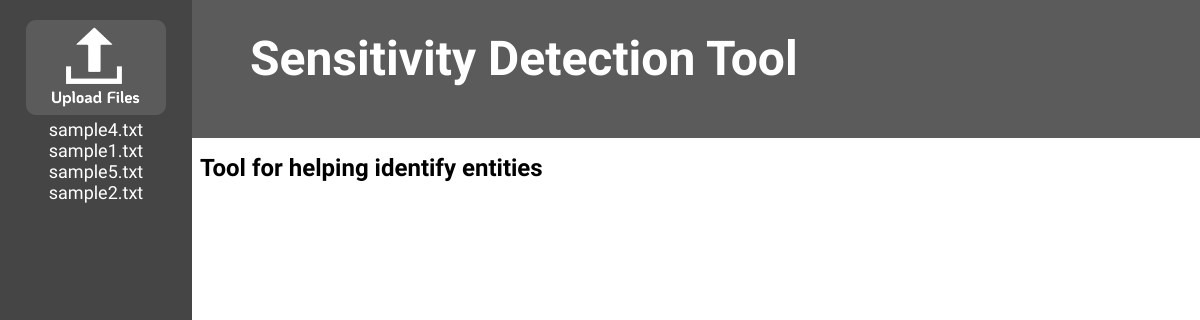
Before: /home/ with the older database file.
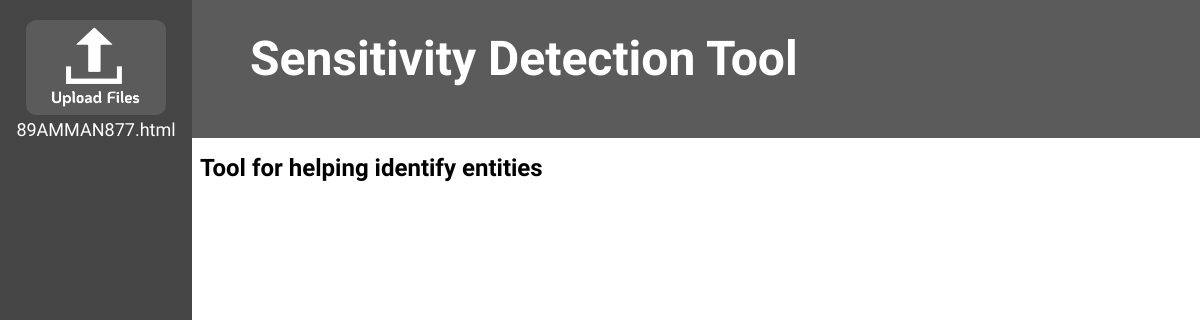
After: the same page with the newer database file.
### entity_app/models.py (models this page shows)
class Document(models.Model):
    documentID = models.UUIDField(primary_key=True, default=uuid.uuid4, editable=False)
    filename = models.TextField()
    text = models.TextField()

### entity_app/views.py (the view)
# urls.py: 2. Add a URL to urlpatterns:  path('', views.home, name='home')
def home(request):
    template = loader.get_template('home.html')
    documents = Document.objects.all().values()
    context = {
        'documents': documents,
    }
    return HttpResponse(template.render(context, request))

### entity_app/templates/home.html (shortened to what this page needs)
<!DOCTYPE html>
{% load static %}
<link rel="stylesheet" href="{% static 'styles.css' %}">
<html lang="en">
<head>
</head>
<body>
<div class="topnav">
<a href="/home/">Sensitivity Detection Tool</a>
</div>
<div class="sidenav">
    <a href="/upload_document/"><img src="{% static '/upload_button.png' %}" style="width:140px;height:95px;"></a>
    {% for document in documents %}
        <a href="/view_document/{{document.documentID}}">{{ document.filename }}</a>
    {% endfor %}
</div>
<div class="main">
<h1>Tool for helping identify entities</h1>
</div>
</body>
</html>

### entity_app/static/styles.css (style rules this page uses)
body { font-family: "KoHo"; margin: 0px; }
.sidenav { height: 100%; width: 192px; position: fixed; z-index: 1; top: 0; left: 0; background-color: #454545; overflow-x: hidden; padding-top: 20px; }
.sidenav a { padding: 0px 0px 0px 0px; text-decoration: none; font-size: 18px; color: #FFFFFF; display: block; text-align: center; }
.main { margin-left: 200px; padding: 0px 0px; }
h1 { font-size: 24px; }
.topnav { height: 138px; background-color: #5B5B5B; overflow: hidden; }
.topnav a { padding-left: 250px; padding-top: 30px; text-decoration: none; font-style: normal; font-weight: 700; font-size: 48px; color: #FFFFFF; display: block; }

Changed rows visible on the page:
removed Document: filename "sample4.txt"
removed Document: filename "sample1.txt"
removed Document: filename "sample5.txt"
removed Document: filename "sample2.txt"
added Document: filename "89AMMAN877.html"
